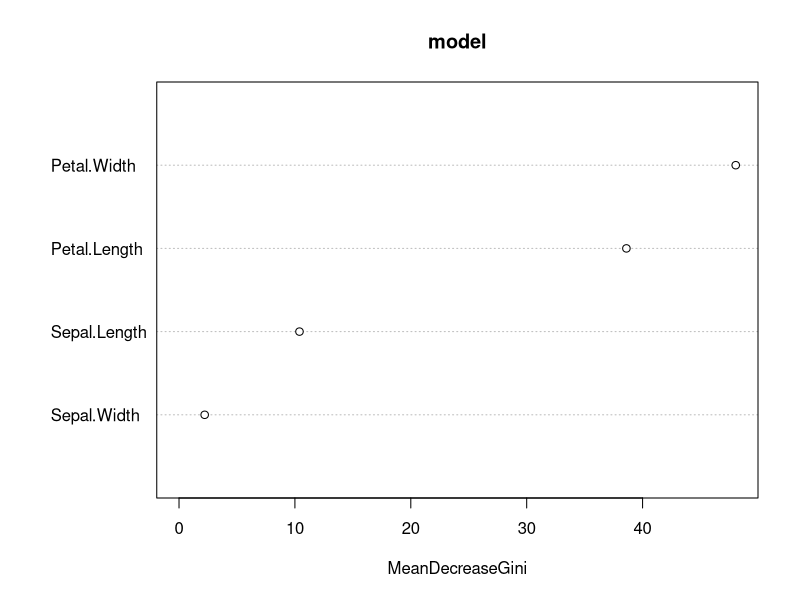
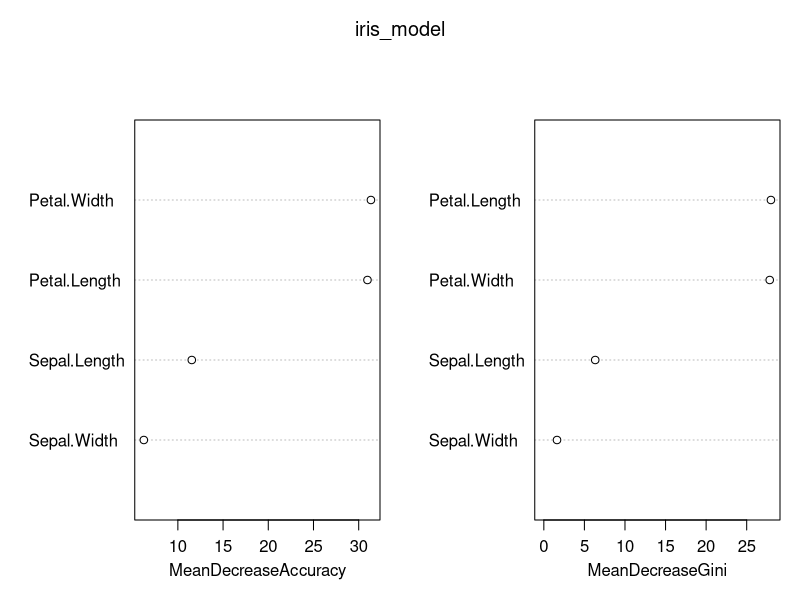
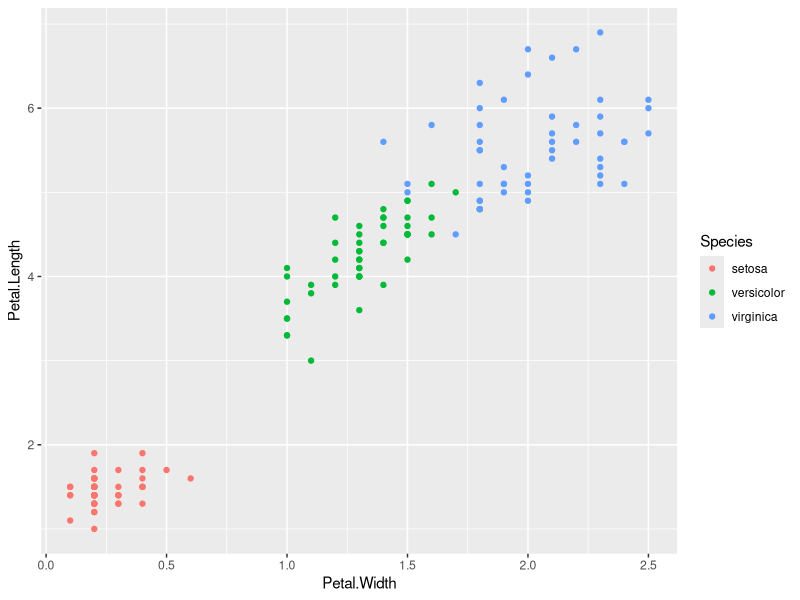

These charts were generated, in order, by the following R code: (Note: this script raises an error after producing the figures.)

##################################################################################
#Problem Statement : build a Random forest for iris datset.
##################################################################################

install.packages("caret",dependencies = TRUE)
install.packages("randomForest")
library(randomForest)
library(caret)

#First Case : Random forests classifier in simple way
# all the data is used for training as well as testing.
model<- randomForest(iris$Species~.,data=iris,ntree=500)

#randomForest(formula = iris$Species ~ ., data = iris, ntree = 500) 
#Type of random forest: classification
#Number of trees: 500
#No. of variables tried at each split: 2

#OOB estimate of  error rate: 4.67%
#Confusion matrix:
 #            setosa  versicolor virginica class.error
 # setosa         50          0         0        0.00
 # versicolor      0         47         3        0.06
 # virginica       0          4        46        0.08

# View the forest results.
print(model)
# OOB estimate of  error rate: 4.67%
# wrongly classified data/total records (3+4)/150 *100
# the smallest value for this error rate ie preffered

#Importance of the variable - Lower Gini
print(importance(model))
# Petal.Width is the important feature with highest MeanDecreaseGini value.
# MeanDecreaseGini
# Sepal.Length         9.937739
# Sepal.Width          2.284887
# Petal.Length        40.191219
# Petal.Width         46.791835

#prediction
pred <- predict(model,iris[,-5])
pred

#pred         setosa versicolor virginica
#setosa         50          0         0
#versicolor      0         50         0
#virginica       0          0        50
# 100 % Accuracy
table(pred,iris$Species)

#Model has classified the data correctly using all the data for training as well as 
#testing.

varImpPlot(model)


#Second Case : with training data-70% & testing data-30%
index_row <- sample(2,nrow(iris),replace = T,prob = c(0.7, 0.3))  
train_data <- iris[index_row == 1,] 
test_data <- iris[index_row == 2,]

#build model on training dataset
iris_model <- randomForest(Species~.,data=train_data,importance=T)
#iris_model
#Call:
#  randomForest(formula = Species ~ ., data = train_data, importance = T) 
#Type of random forest: classification
#Number of trees: 500
#No. of variables tried at each split: 2

#OOB estimate of  error rate: 5.05%
#Confusion matrix:
#  setosa versicolor virginica class.error
#setosa         33          0         0  0.00000000
#versicolor      0         30         2  0.06250000
#virginica       0          3        31  0.08823529
#Out of bag estimates error rate is 5.05% in this random forest model.

pred1 <- predict(iris_model,train_data)
confusionMatrix(pred1,train_data$Species)
# Accurancy is 100% with traindata and model built.

importance(iris_model)

#              setosa     versicolor  virginica    MeanDecreaseAccuracy MeanDecreaseGini
#Sepal.Length  5.607518   6.950099  6.680433            10.056898         6.022583
#Sepal.Width   4.630033   1.221292  4.875114             5.338872         2.519420
#Petal.Length 21.332776  28.611753 28.242696            31.887375        30.558005
#Petal.Width  22.127443  29.115110 32.887261            33.115285        32.068452

varImpPlot(iris_model)
qplot(Petal.Width,Petal.Length,data=iris,color= Species)

#predicting test data on built model
pred_table <- predict(iris_model,test_data[,-5])
table(observed=test_data[,5],predicted=pred_table)
predicted
#observed     setosa versicolor virginica
#setosa         13          0         0
#versicolor      0         13         0
#virginica       0          0        16

#Interpretation:
# With qplot,MeanDecreaseAccuracy and MeanDecreaseGini petal variable are important 
# feature for predicting species. 
